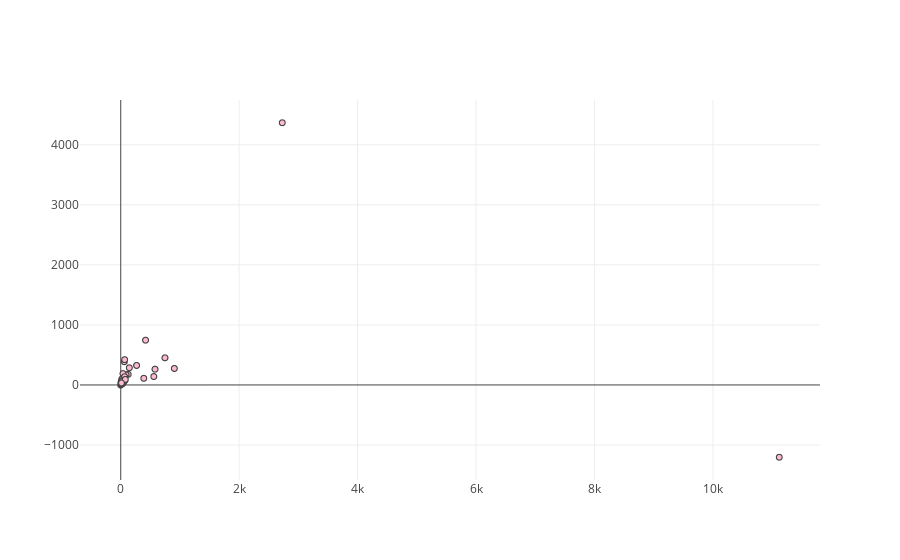

Notebook code for this chart:
### Code cell
trace = go.Scattergl(
    x = data_2d[:,0],
    y = data_2d[:,1],
    mode = 'markers',
    marker = dict(
        color = '#FFBAD2',
        line = dict(width = 1)
    ),
    text = vector_count.get_feature_names()
#    hovertext = vector_count.get_feature_names(),
#    hoverinfo = 'text' 
)
data = [trace]
iplot(data, filename='scatter-mode')
